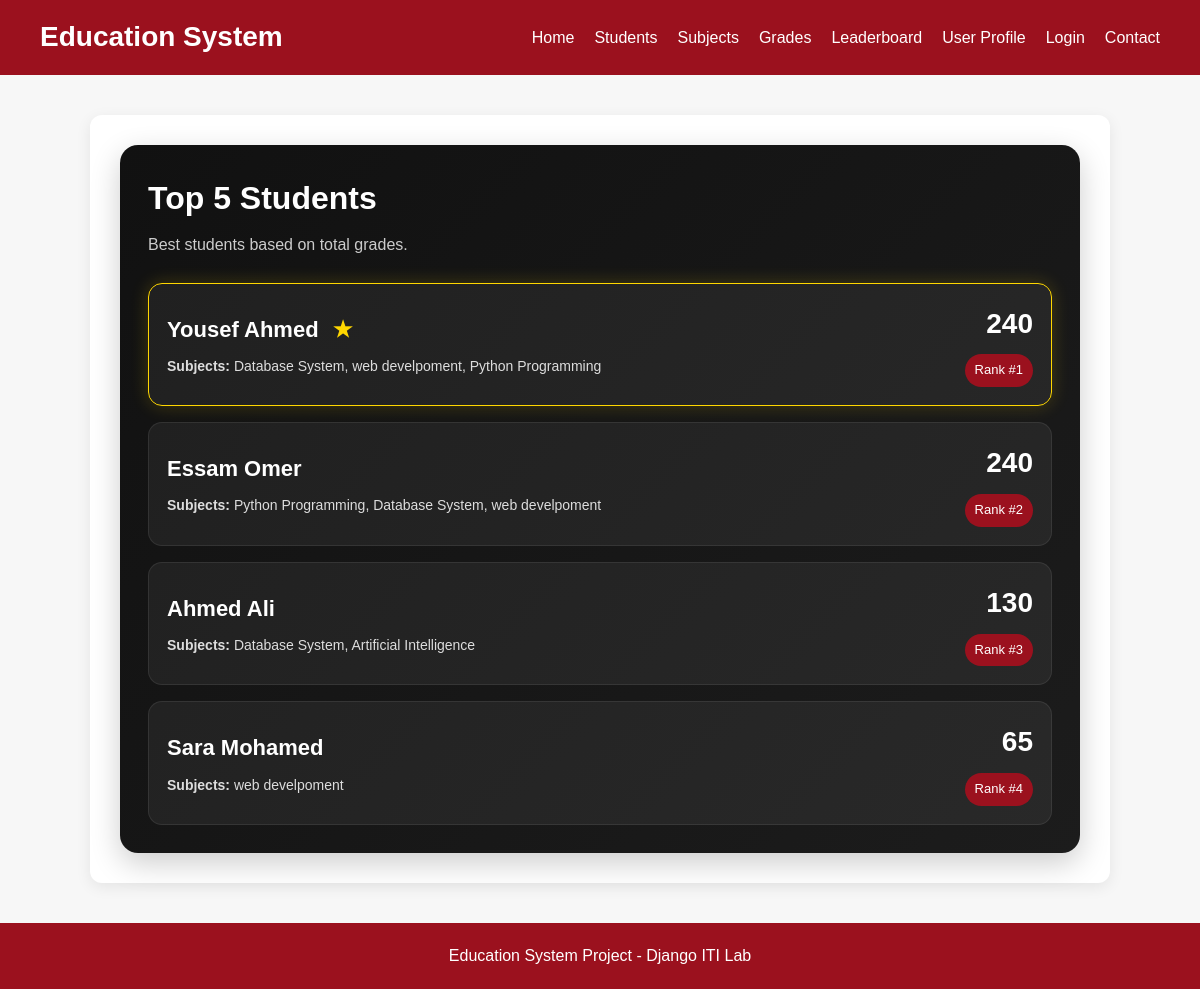
Page /leaderboard/ on the committed database.
### core/models.py (models this page shows, shortened)
class Student(models.Model):
    name = models.CharField(max_length=100)
    age = models.PositiveBigIntegerField(validators=[MinValueValidator(1), MaxValueValidator(120)])
    email = models.EmailField()
    image = models.ImageField(upload_to='students/')
    slug = models.SlugField( unique=True, blank=True, null=True)

class Subject(models.Model):
    name = models.CharField(max_length=100)
    code = models.CharField(max_length=20)
    description = models.TextField()
    slug = models.SlugField( unique=True, blank=True, null=True)

### core/views.py (the view)
# urls.py: path('leaderboard/', views.leaderboard_page, name='leaderboard'),
def leaderboard_page(request):
    top_students = (
        Grade.objects
        .values('student')
        .annotate(total=Sum('score'))
        .order_by('-total')[:5]
    )
    leaderboard = []
    for item in top_students:
        student_grades = Grade.objects.filter(student=item['student'])
        student_name = student_grades.first().student.name
        subjects = [grade.subject.name for grade in student_grades]
        leaderboard.append({
            'student_name': student_name,
            'subjects': subjects,
            'total': item['total'],
        })
    return render(request, 'leaderboard.html', {'leaderboard': leaderboard})

### core/templates/leaderboard.html (shortened to what this page needs)
{% extends 'base.html' %}
{% block content %}
<div class="leaderboard-wrapper">
    <h1 class="leaderboard-title">Top 5 Students</h1>
    <p class="leaderboard-subtitle">Best students based on total grades.</p>
    <div class="leaderboard-list">
        {% for item in leaderboard %}
            <div class="leaderboard-item {% if forloop.first %}top-rank{% endif %}">
                <div class="leaderboard-left">
                    <h3>
                        {{ item.student_name }}
                        {% if forloop.first %}
                            <span class="star-badge">★</span>
                        {% endif %}
                    </h3>
                    <p>
                        <strong>Subjects:</strong>
                        {% for subject in item.subjects %}
                            {{ subject }}{% if not forloop.last %}, {% endif %}
                        {% endfor %}
                    </p>
                </div>
                <div class="leaderboard-right">
                    <div class="total-score">{{ item.total }}</div>
                    <div class="rank-badge">Rank #{{ forloop.counter }}</div>
                </div>
            </div>
        {% empty %}
            <p>No leaderboard data found.</p>
        {% endfor %}
    </div>
</div>
{% endblock %}

### static/css/style.css (style rules this page uses)
* { margin:0; padding:0; box-sizing:border-box; }
body { font-family: Arial, sans-serif; background-color:#f7f7f7; color:#222; line-height:1.6; }
.leaderboard-wrapper { background:linear-gradient(135deg, #111 0%, #1c1c1c 100%); border-radius:18px; padding:28px; color:white; box-shadow:0 10px 30px rgba(0,0,0,0.2); }
.leaderboard-title { color:#fff; margin-bottom:8px; font-size:32px; }
.leaderboard-subtitle { color:#ccc; margin-bottom:25px; }
.leaderboard-list { display:grid; gap:16px; }
.leaderboard-item { background:rgba(255,255,255,0.06); border:1px solid rgba(255,255,255,0.08); border-radius:14px; padding:18px; display:flex; justify-content:space-between; align-items:center; gap:20px; }
.leaderboard-item.top-rank { border:1px solid #ffd700; box-shadow:0 0 18px rgba(255, 215, 0, 0.2); }
.leaderboard-left h3 { color:#fff; margin-bottom:8px; font-size:22px; }
.leaderboard-left p { margin:0; color:#ddd; font-size:14px; }
.leaderboard-right { text-align:right; }
.total-score { font-size:28px; font-weight:bold; color:#fff; }
.rank-badge { display:inline-block; margin-top:8px; padding:6px 10px; border-radius:20px; background:#9b111e; color:white; font-size:13px; }
.star-badge { font-size:22px; color:#ffd700; margin-left:8px; }

### rows in the picture
Student: student_name "Yousef Ahmed"
Subject: subjects "Database System" "Database System" "Database System"
Subject: subjects "web develpoment" "web develpoment" "web develpoment"
Subject: subjects "Python Programming" "Python Programming"
Student: student_name "Essam Omer"
Student: student_name "Ahmed Ali"
Subject: subjects "Artificial Intelligence"
Student: student_name "Sara Mohamed"

### other values in the picture
{{ item.total }} "240" "240" "130" "65"
